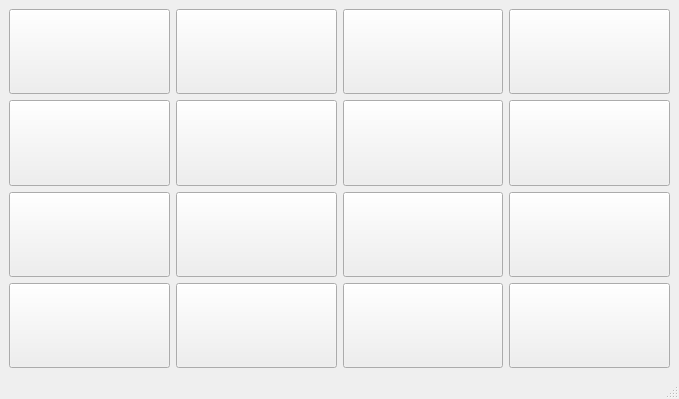
<?xml version="1.0" encoding="UTF-8"?>
<ui version="4.0">
 <class>MainWindow</class>
 <widget class="QMainWindow" name="MainWindow">
  <property name="geometry">
   <rect>
    <x>0</x>
    <y>0</y>
    <width>679</width>
    <height>399</height>
   </rect>
  </property>
  <property name="windowTitle">
   <string>Puzzle15</string>
  </property>
  <widget class="QWidget" name="centralwidget">
   <layout class="QGridLayout" name="gridLayout">
    <item row="0" column="0">
     <widget class="QPushButton" name="btn_1">
      <property name="sizePolicy">
       <sizepolicy hsizetype="Minimum" vsizetype="Expanding">
        <horstretch>0</horstretch>
        <verstretch>0</verstretch>
       </sizepolicy>
      </property>
      <property name="text">
       <string> </string>
      </property>
     </widget>
    </item>
    <item row="0" column="1">
     <widget class="QPushButton" name="btn_2">
      <property name="sizePolicy">
       <sizepolicy hsizetype="Minimum" vsizetype="Expanding">
        <horstretch>0</horstretch>
        <verstretch>0</verstretch>
       </sizepolicy>
      </property>
      <property name="text">
       <string> </string>
      </property>
     </widget>
    </item>
    <item row="0" column="2">
     <widget class="QPushButton" name="btn_3">
      <property name="sizePolicy">
       <sizepolicy hsizetype="Minimum" vsizetype="Expanding">
        <horstretch>0</horstretch>
        <verstretch>0</verstretch>
       </sizepolicy>
      </property>
      <property name="text">
       <string> </string>
      </property>
     </widget>
    </item>
    <item row="0" column="3">
     <widget class="QPushButton" name="btn_4">
      <property name="sizePolicy">
       <sizepolicy hsizetype="Minimum" vsizetype="Expanding">
        <horstretch>0</horstretch>
        <verstretch>0</verstretch>
       </sizepolicy>
      </property>
      <property name="text">
       <string> </string>
      </property>
     </widget>
    </item>
    <item row="1" column="0">
     <widget class="QPushButton" name="btn_5">
      <property name="sizePolicy">
       <sizepolicy hsizetype="Minimum" vsizetype="Expanding">
        <horstretch>0</horstretch>
        <verstretch>0</verstretch>
       </sizepolicy>
      </property>
      <property name="text">
       <string> </string>
      </property>
     </widget>
    </item>
    <item row="1" column="1">
     <widget class="QPushButton" name="btn_6">
      <property name="sizePolicy">
       <sizepolicy hsizetype="Minimum" vsizetype="Expanding">
        <horstretch>0</horstretch>
        <verstretch>0</verstretch>
       </sizepolicy>
      </property>
      <property name="text">
       <string> </string>
      </property>
     </widget>
    </item>
    <item row="1" column="2">
     <widget class="QPushButton" name="btn_7">
      <property name="sizePolicy">
       <sizepolicy hsizetype="Minimum" vsizetype="Expanding">
        <horstretch>0</horstretch>
        <verstretch>0</verstretch>
       </sizepolicy>
      </property>
      <property name="text">
       <string> </string>
      </property>
     </widget>
    </item>
    <item row="1" column="3">
     <widget class="QPushButton" name="btn_8">
      <property name="sizePolicy">
       <sizepolicy hsizetype="Minimum" vsizetype="Expanding">
        <horstretch>0</horstretch>
        <verstretch>0</verstretch>
       </sizepolicy>
      </property>
      <property name="text">
       <string> </string>
      </property>
     </widget>
    </item>
    <item row="2" column="0">
     <widget class="QPushButton" name="btn_9">
      <property name="sizePolicy">
       <sizepolicy hsizetype="Minimum" vsizetype="Expanding">
        <horstretch>0</horstretch>
        <verstretch>0</verstretch>
       </sizepolicy>
      </property>
      <property name="text">
       <string> </string>
      </property>
     </widget>
    </item>
    <item row="2" column="1">
     <widget class="QPushButton" name="btn_10">
      <property name="sizePolicy">
       <sizepolicy hsizetype="Minimum" vsizetype="Expanding">
        <horstretch>0</horstretch>
        <verstretch>0</verstretch>
       </sizepolicy>
      </property>
      <property name="text">
       <string> </string>
      </property>
     </widget>
    </item>
    <item row="2" column="2">
     <widget class="QPushButton" name="btn_11">
      <property name="sizePolicy">
       <sizepolicy hsizetype="Minimum" vsizetype="Expanding">
        <horstretch>0</horstretch>
        <verstretch>0</verstretch>
       </sizepolicy>
      </property>
      <property name="text">
       <string> </string>
      </property>
     </widget>
    </item>
    <item row="2" column="3">
     <widget class="QPushButton" name="btn_12">
      <property name="sizePolicy">
       <sizepolicy hsizetype="Minimum" vsizetype="Expanding">
        <horstretch>0</horstretch>
        <verstretch>0</verstretch>
       </sizepolicy>
      </property>
      <property name="text">
       <string> </string>
      </property>
     </widget>
    </item>
    <item row="3" column="0">
     <widget class="QPushButton" name="btn_13">
      <property name="sizePolicy">
       <sizepolicy hsizetype="Minimum" vsizetype="Expanding">
        <horstretch>0</horstretch>
        <verstretch>0</verstretch>
       </sizepolicy>
      </property>
      <property name="text">
       <string> </string>
      </property>
     </widget>
    </item>
    <item row="3" column="1">
     <widget class="QPushButton" name="btn_14">
      <property name="sizePolicy">
       <sizepolicy hsizetype="Minimum" vsizetype="Expanding">
        <horstretch>0</horstretch>
        <verstretch>0</verstretch>
       </sizepolicy>
      </property>
      <property name="text">
       <string> </string>
      </property>
     </widget>
    </item>
    <item row="3" column="2">
     <widget class="QPushButton" name="btn_15">
      <property name="sizePolicy">
       <sizepolicy hsizetype="Minimum" vsizetype="Expanding">
        <horstretch>0</horstretch>
        <verstretch>0</verstretch>
       </sizepolicy>
      </property>
      <property name="text">
       <string> </string>
      </property>
     </widget>
    </item>
    <item row="3" column="3">
     <widget class="QPushButton" name="btn_16">
      <property name="sizePolicy">
       <sizepolicy hsizetype="Minimum" vsizetype="Expanding">
        <horstretch>0</horstretch>
        <verstretch>0</verstretch>
       </sizepolicy>
      </property>
      <property name="text">
       <string> </string>
      </property>
     </widget>
    </item>
   </layout>
  </widget>
  <widget class="QMenuBar" name="menubar">
   <property name="geometry">
    <rect>
     <x>0</x>
     <y>0</y>
     <width>679</width>
     <height>22</height>
    </rect>
   </property>
  </widget>
  <widget class="QStatusBar" name="statusbar"/>
 </widget>
 <resources/>
 <connections/>
</ui>
